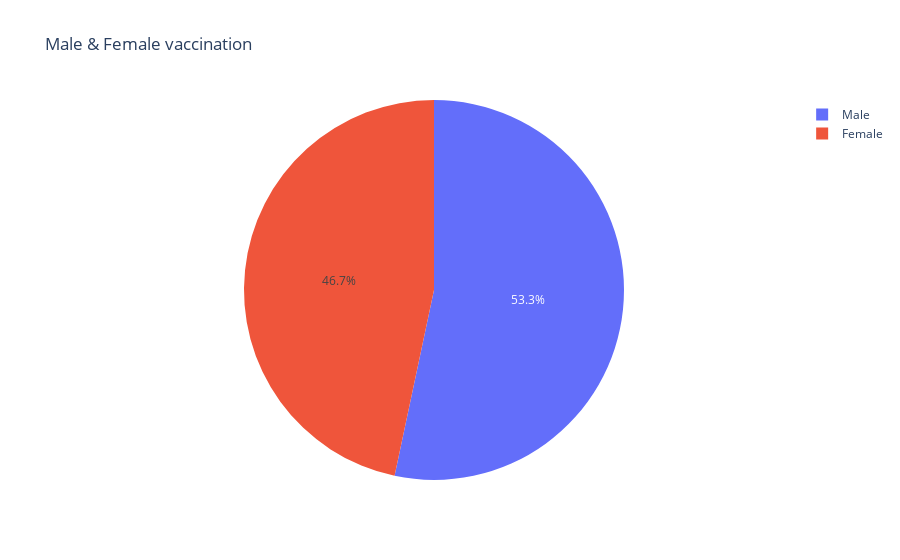

This figure's notebook cell:
### Code cell
male = vaccine_df['Male (Doses Administered)'].sum()
female = vaccine_df['Female (Doses Administered)'].sum()
px.pie( names = ["Male", "Female"], values= [male, female], title= "Male & Female vaccination" )

### Figure 1 — Plotly figure (JSON) as saved in the notebook; plotly's stock layout.template omitted (floating-point values rounded to 4 significant figures)
{"data": [{"domain": {"x": [0, 1], "y": [0, 1]}, "hovertemplate": "label=%{label}<br>value=%{value}<extra></extra>", "labels": ["Male", "Female"], "legendgroup": "", "name": "", "showlegend": true, "type": "pie", "values": [27009983996, 23639554465]}], "layout": {"legend": {"tracegroupgap": 0}, "title": {"text": "Male & Female vaccination"}}}
